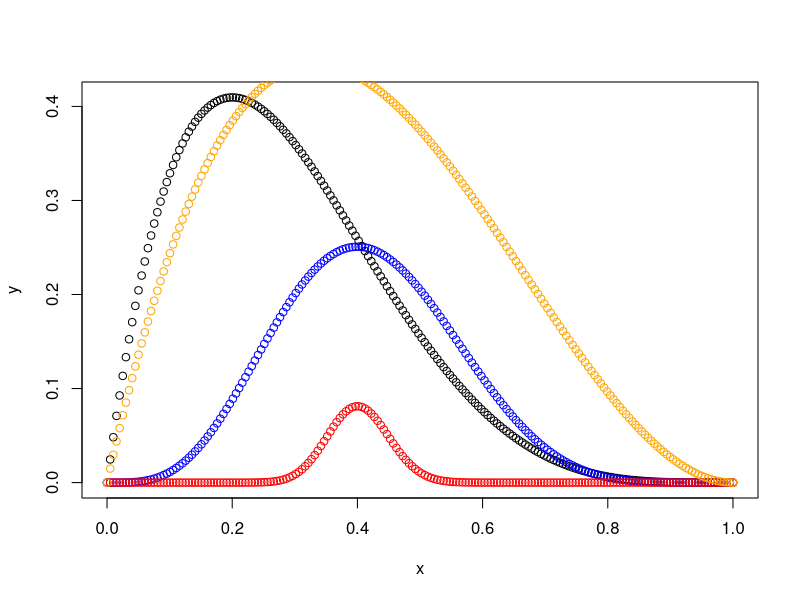

Write R code to recreate this figure.
### Bayesian on the error rates of methylation in reads
##
#


## Simulations, with specific number of cytosines and error rates
#

error.rates <- 0.02  ### Conversion of 98% 

num.cytosines <- 4


likelihoodFunction <- function(p, mC, tC){
  a <- choose(n = tC,k = mC)
  b <- p ^ mC
  c <- (1-p) ^ (tC - mC)
  return(a * b * c)
}

likelihoodFunction(5, 2, 0.99999)

getPoints <- function(mC, tC){
  x <- seq(0, 1, length.out = 200)
  y <- sapply(x, FUN = function(x){likelihoodFunction(p = x, mC = mC, tC = tC)})
  return(cbind(x,y))
}


plot(getPoints(1,5))   ### 2/5
points(getPoints(4,10), col="blue")   ## 4/10
points(getPoints(40,100), col="red")   ## 4/10
points(getPoints(1,3), col = "orange")



optimise(interval = c(0,1),f = likelihoodFunction, mC = 1, tC = 3, maximum = T, tol = 0.001)












